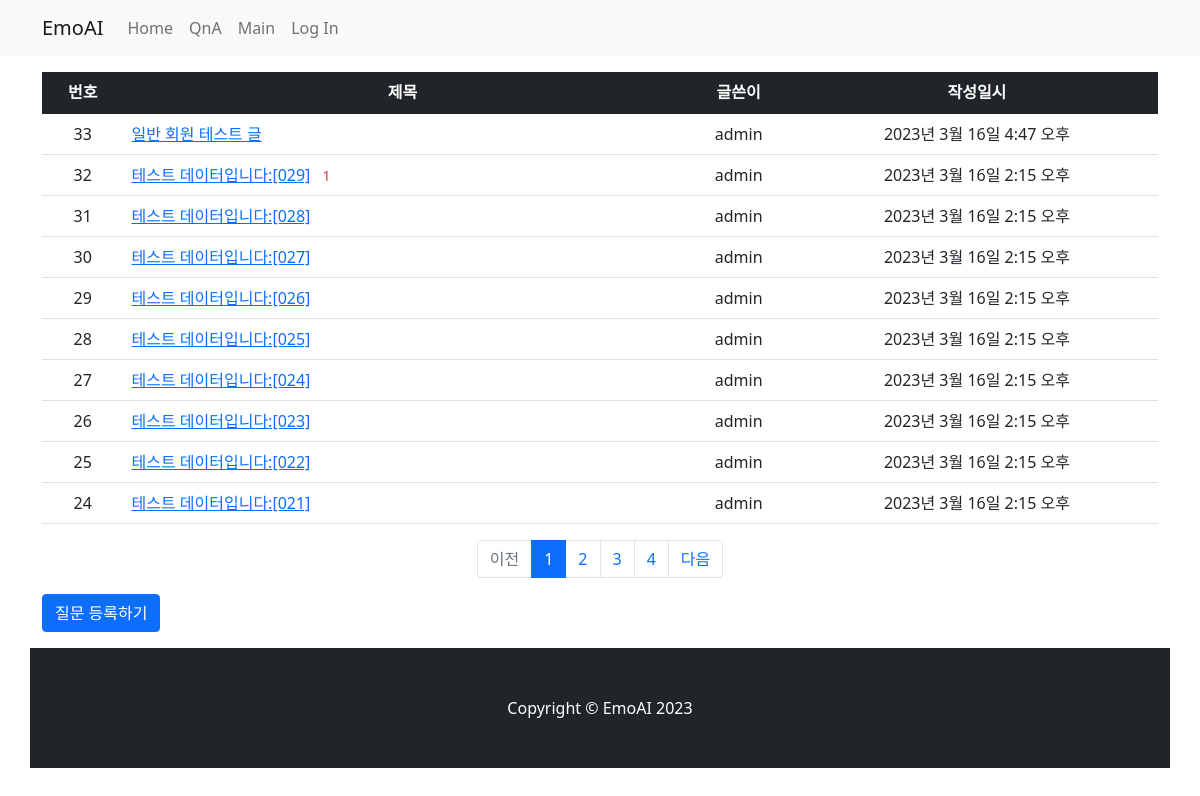
The page /QnA/ on the database as committed earlier.
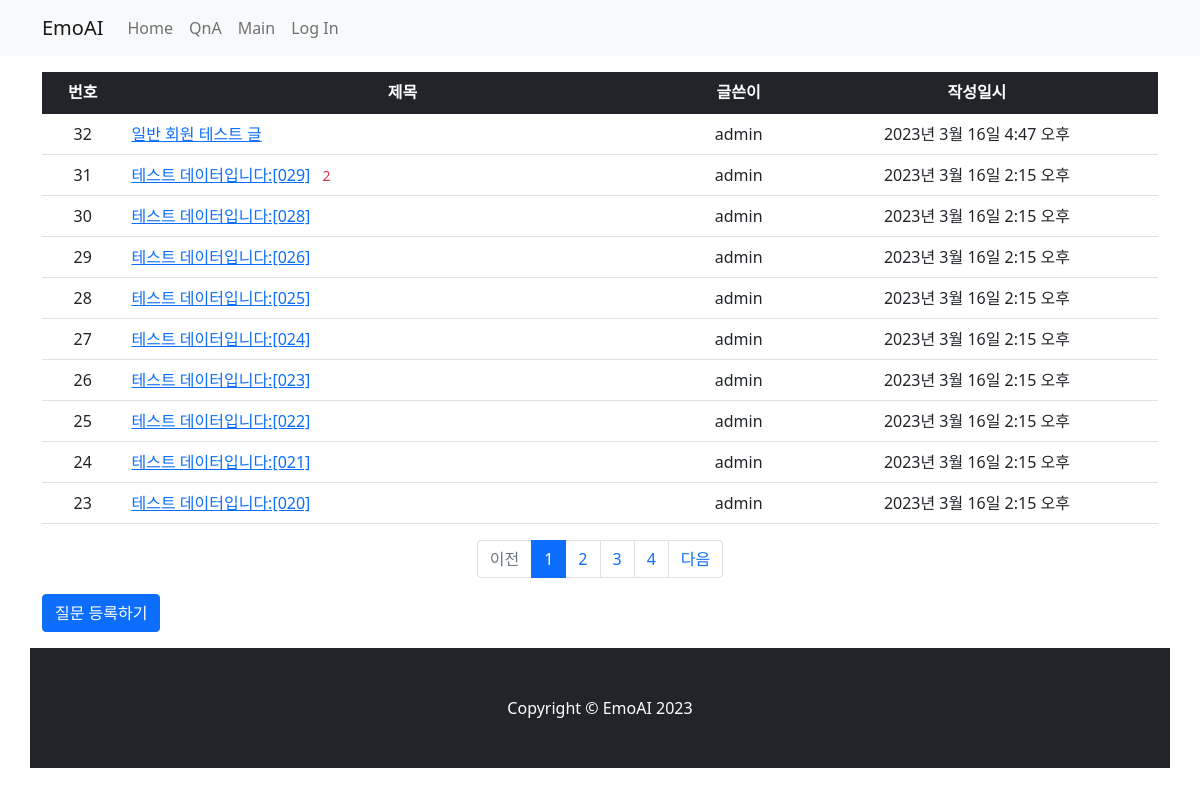
The same page on the database as committed later.
### QnA/models.py (models this page shows, shortened)
class Question(models.Model):
    author = models.ForeignKey(User, on_delete=models.CASCADE)
    subject = models.CharField(max_length=200)
    content = models.TextField()
    create_date = models.DateTimeField()
    modify_date = models.DateTimeField(null=True, blank=True)

### QnA/views.py (the view, shortened to what this page needs)
# urls.py: path('', views.index, name='index'),
def index(request):
    page = request.GET.get('page', '1')  # 페이지
    kw = request.GET.get('kw', '')  # 검색어
    question_list = Question.objects.order_by('-create_date')
    paginator = Paginator(question_list, 10)  # 페이지당 10개씩 보여주기
    page_obj = paginator.get_page(page)
    context = {'question_list': page_obj, 'page': page, 'kw': kw}
    return render(request, 'QnA/question_list.html', context)

### QnA/templatetags/QnA_filter.py (called while the page is built)
@register.filter
def sub(value, arg):
    return value - arg

### templates/QnA/question_list.html
{% extends 'base.html' %}
{% load QnA_filter %}
{% block content %}
<div class="container my-3">
    <table class="table">
        <thead>
        <tr class="text-center table-dark">
            <th>번호</th>
            <th style="width:50%">제목</th>
            <th>글쓴이</th>
            <th>작성일시</th>
        </tr>
        </thead>
        <tbody>
        {% if question_list %}
        {% for question in question_list %}
        <tr class="text-center">
            <td>
                {{ question_list.paginator.count|sub:question_list.start_index|sub:forloop.counter0|add:1 }}
            </td>
            <td class="text-start">
                <a href="{% url 'QnA:detail' question.id %}">{{ question.subject }}</a>
                {% if question.answer_set.count > 0 %}
                <span class="text-danger small mx-2">{{ question.answer_set.count }}</span>
                {% endif %}
            </td>
            <td>{{ question.author.username }}</td>
            <td>{{ question.create_date }}</td>
        </tr>
        {% endfor %}
        {% else %}
        <tr>
            <td colspan="4">질문이 없습니다.</td>
        </tr>
        {% endif %}
        </tbody>
    </table>
    <ul class="pagination justify-content-center">
        {% if question_list.has_previous %}
        <li class="page-item">
            <a class="page-link" href="?page={{ question_list.previous_page_number }}">이전</a>
        </li>
        {% else %}
        <li class="page-item disabled">
            <a class="page-link" tabindex="-1" aria-disabled="true" href="#">이전</a>
        </li>
        {% endif %}
        {% for page_number in question_list.paginator.page_range %}
        {% if page_number >= question_list.number|add:-5 and page_number <= question_list.number|add:5 %}
        {% if page_number == question_list.number %}
        <li class="page-item active" aria-current="page">
            <a class="page-link" href="?page={{ page_number }}">{{ page_number }}</a>
        </li>
        {% else %}
        <li class="page-item">
            <a class="page-link" href="?page={{ page_number }}">{{ page_number }}</a>
        </li>
        {% endif %}
        {% endif %}
        {% endfor %}
        {% if question_list.has_next %}
        <li class="page-item">
            <a class="page-link" href="?page={{ question_list.next_page_number }}">다음</a>
        </li>
        {% else %}
        <li class="page-item disabled">
            <a class="page-link" tabindex="-1" aria-disabled="true" href="#">다음</a>
        </li>
        {% endif %}
    </ul>
    <a href="{% url 'QnA:question_create' %}" class="btn btn-primary">질문 등록하기</a>
</div>
{% endblock %}

### templates/base.html (shortened to what this page needs)
{% load static %}
<!doctype html>
<html lang="ko">
<head>
    {% include 'navbar.html' %}
    <link rel="stylesheet" type="text/css" href="{% static 'bootstrap.min.css' %}">
    <link rel="stylesheet" type="text/css" href="{% static 'style.css' %}">
</head>
<body>
{% block content %}
{% endblock %}
    <div class="container my-3">
        <div class="row">
{% include 'footer.html' %}
</body>
</html>

### templates/navbar.html (shortened to what this page needs)
<nav class="navbar navbar-expand-lg navbar-light bg-light">
    <div class="container">
        <a class="navbar-brand" href="/">EmoAI</a>
        <div class="collapse navbar-collapse" id="navbarNavDropdown">
            <ul class="navbar-nav">
                <li class="nav-item active">
                    <a class="nav-link" href="/">Home </a>
                </li>
                <li class="nav-item">
                    <a class="nav-link" href="/QnA/">QnA</a>
                </li>
                <li class="nav-item">
                    <a class="nav-link" href="/main/">Main</a>
                </li>
            </ul>
            <ul class="navbar-nav ml-auto">
                {% if user.is_authenticated %}
                    <li class="nav-item dropdown">
                        <a class="nav-link dropdown-toggle" href="#" id="navbarDropdownMenuLink" role="button" data-toggle="dropdown" aria-haspopup="true" aria-expanded="false">
                            {% if user.socialaccount_set.all.first.get_avatar_url %}
                            <img class="rounded-circle" width="25px" src="{{ user.socialaccount_set.all.first.get_avatar_url }}" >
                            {% endif %}
                            &nbsp;
                            {{ user.username }}
                        </a>
                        <div class="dropdown-menu" aria-labelledby="navbarDropdownMenuLink">
                            <a class="dropdown-item" href="/accounts/logout/">Log Out</a>
                        </div>
                    </li>
                {% else %}
                    <li class="nav-item">
                        <a class="nav-link" href="#" data-toggle="modal" data-target="#loginModal">Log In</a>
                    </li>
                {% endif %}
            </ul>
        </div>
    </div>
</nav>

### templates/footer.html
<footer class="py-5 bg-dark">
    <div class="container">
        <p class="m-0 text-center text-white">
            Copyright &copy; EmoAI 2023
        </p>
    </div>
</footer>

Rows that differ between the two databases and show on the page:
removed Question: paginator.count|sub "30", subject "테스트 데이터입니다:[027]", author.username "admin", create_date "2023년 3월 16일 2:15 오후"
computed for Question "일반 회원 테스트 글": paginator.count|sub "33" → "32"
changed Question "테스트 데이터입니다:[029]": paginator.count|sub "32" → "31"; answer_set.count "1" → "2"
computed for Question "테스트 데이터입니다:[028]": paginator.count|sub "31" → "30"
now on this page (row unchanged): Question: paginator.count|sub "23", subject "테스트 데이터입니다:[020]", author.username "admin", create_date "2023년 3월 16일 2:15 오후"
